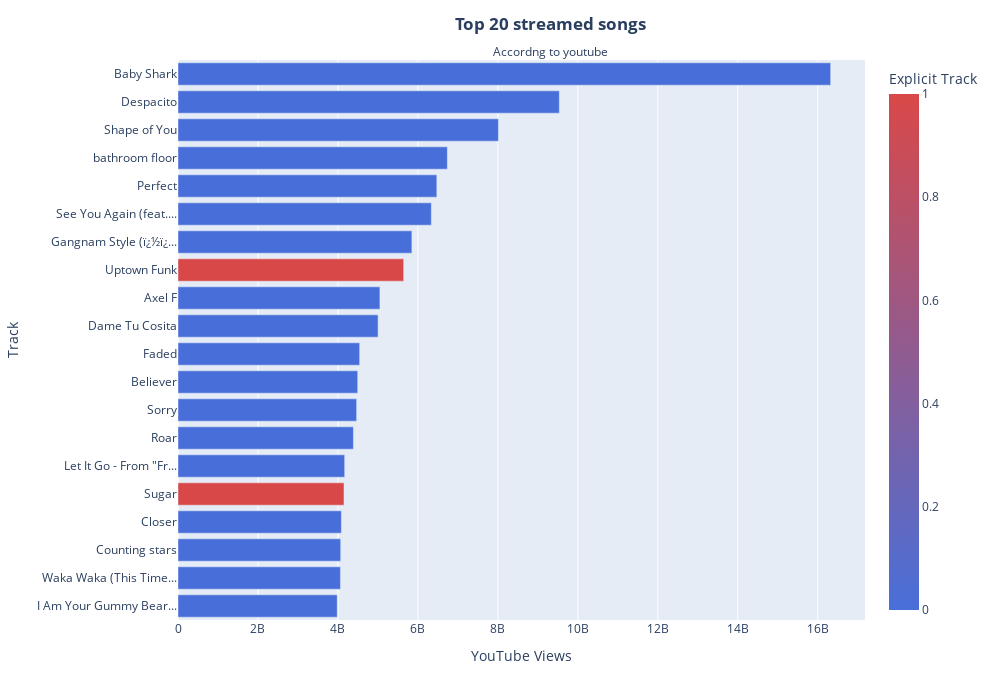

Notebook cell for this chart:
### Code cell
youstream = df.copy()
youstream.sort_values(by='YouTube Views',ascending =False,inplace = True)
youstream =youstream.loc[youstream['Track'].shift() != youstream['Track']]
fig = px.bar(youstream.head(20)[::-1],y = 'Track',x='YouTube Views',color = 'Explicit Track',
             height=700,width=1000,color_continuous_scale=['#486fd9','#d94848'],
            labels=['Exceplicit','Not'],hover_data=['YouTube Likes'])
fig. update_coloraxes(showscale=True)
fig.update_layout(showlegend=True,title_text='<b>Top 20 streamed songs</b><br><sub>Accordng to youtube</sub><br>', title_x=0.55)

fig

### Figure 1 — Plotly figure (JSON) as saved in the notebook; plotly's stock layout.template omitted (floating-point values rounded to 4 significant figures)
{"data": [{"alignmentgroup": "True", "customdata": [[11455880], [23606907], [18144051], [22091228], [16983201], [11589558], [19822950], [22464625], [42240881], [34925612], [20218394], [20305999], [24960395], [31460015], [43663933], [39632673], [16785489], [45770887], [61799279], [48757673]], "hovertemplate": "YouTube Views=%{x}<br>Track=%{y}<br>YouTube Likes=%{customdata[0]}<br>Explicit Track=%{marker.color}<extra></extra>", "legendgroup": "", "marker": {"color": [0, 0, 0, 0, 1, 0, 0, 0, 0, 0, 0, 0, 1, 0, 0, 0, 0, 0, 0, 0], "coloraxis": "coloraxis", "pattern": {"shape": ""}}, "name": "", "offsetgroup": "", "orientation": "h", "showlegend": false, "textposition": "auto", "type": "bar", "x": [3982526341, 4062829308, 4069201723, 4086121880, 4151880976, 4168791151, 4386626671, 4467507940, 4495059988, 4542997940, 5004189392, 5049428366, 5644117304, 5849588091, 6335989683, 6473698897, 6736502312, 8013997219, 9537135721, 16322756555], "xaxis": "x", "y": ["I Am Your Gummy Bear...", "Waka Waka (This Time...", "Counting stars", "Closer", "Sugar", "Let It Go - From \"Fr...", "Roar", "Sorry", "Believer", "Faded", "Dame Tu Cosita", "Axel F", "Uptown Funk", "Gangnam Style (ï¿½ï¿...", "See You Again (feat....", "Perfect", "bathroom floor", "Shape of You", "Despacito", "Baby Shark"], "yaxis": "y"}], "layout": {"barmode": "relative", "coloraxis": {"colorbar": {"title": {"text": "Explicit Track"}}, "colorscale": [[0, "#486fd9"], [1, "#d94848"]], "showscale": true}, "height": 700, "legend": {"tracegroupgap": 0}, "margin": {"t": 60}, "showlegend": true, "title": {"text": "<b>Top 20 streamed songs</b><br><sub>Accordng to youtube</sub><br>", "x": 0.55}, "width": 1000, "xaxis": {"anchor": "y", "autorange": true, "domain": [0, 1], "range": [0, 17180000000.0], "title": {"text": "YouTube Views"}, "type": "linear"}, "yaxis": {"anchor": "x", "autorange": true, "domain": [0, 1], "range": [-0.5, 19.5], "title": {"text": "Track"}, "type": "category"}}}
